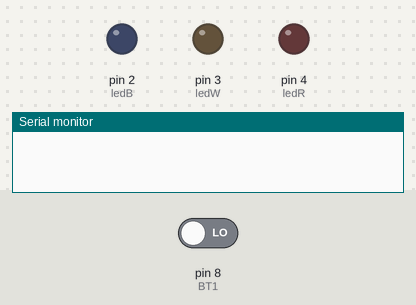
The sketch below on a simulated Arduino Uno, built with avr-gcc and run on an emulated ATmega328P. Shown: output pins drawn as LEDs (lit = HIGH), the last lines printed to the serial monitor. The test bench sets the inputs (shaded band); at power-on: pin 8 (BT1) LOW.

Above: at 1.2 s.
1.3 s: pin 8 (BT1) driven HIGH
At 2.1 s:
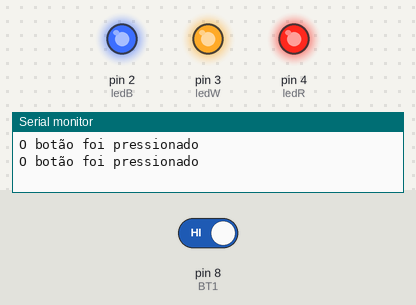
Timing chart, 0 to 4.3 s (numbered marks = the images above; inputs shaded):
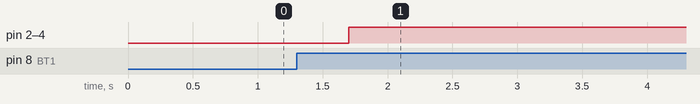

The sketch:

aula03_flag.ino
```cpp
// Atribuir nomes aos pinos
// Botões 1 e 2
#define BT1 8
#define BT2 9
#define BT3 10
// LEDs
#define ledB 2
#define ledW 3
#define ledR 4
#define ledG 5

bool statusBTprof, flag1;

// bool statusBT1;
// bool statusBT1 = digitalRead(BT1);
bool statusBT2 = digitalRead(BT1);
bool statusBT3 = digitalRead(BT1);

int contador; // variável do tipo inteiro ---> 2^16 = 65.536 (64k)

void setup() {
  Serial.begin(9600);
  // Configurar o sentido dos pinos de I/O
  pinMode(BT1, INPUT);
  pinMode(BT2, INPUT);
  pinMode(BT3, INPUT);

  pinMode(ledB, OUTPUT);
  pinMode(ledW, OUTPUT);
  pinMode(ledR, OUTPUT);

  // exProf();
  // ex6();
}

// Rotina principal
void loop() {
  // piscaRB(); // rb vai piscar sempre

  statusBTprof = digitalRead(BT1);
  delay(100); // minimizar o efeito debounce

  if(statusBTprof == 1 && flag1 == 0){
    flag1 == 1;
    Serial.println("O botão foi pressionado");
    delay(300);
    allOn();
    // Foi detectada a borda de subida
  }

  if(statusBTprof == 0 && flag1 == 1){
    Serial.println("O botão foi solto");
    flag1 == 0;
    delay(300);
    allOff();
    // Foi detectada a borda de descida
  }

  // ex7();

}

void piscaRB(){
  digitalWrite(ledB, HIGH);
  digitalWrite(ledR, LOW);
  delay(250);
  digitalWrite(ledR, HIGH);
  digitalWrite(ledB, LOW);
  delay(250);
}

void piscaW(){
  digitalWrite(ledR, LOW);
  digitalWrite(ledW, HIGH);
  delay(350);
  digitalWrite(ledW, LOW);
  delay(350);
}

void piscaS6(){
  digitalWrite(ledB, HIGH);
  digitalWrite(ledW, HIGH);
  delay(350);
  digitalWrite(ledB, LOW);
  digitalWrite(ledW, LOW);
  delay(350);
}

void piscaA8(){
  digitalWrite(ledG, HIGH);
  digitalWrite(ledR, LOW);
  delay(250);
  digitalWrite(ledR, HIGH);
  digitalWrite(ledG, LOW);
  delay(250);
}

void piscaM9(){
  digitalWrite(ledG, HIGH);
  digitalWrite(ledR, HIGH);
  digitalWrite(ledB, LOW);
  digitalWrite(ledW, LOW);
  delay(1000);
  digitalWrite(ledB, HIGH);
  digitalWrite(ledW, HIGH);
  digitalWrite(ledR, LOW);
  digitalWrite(ledG, LOW);
  delay(1000);
}

void allOff(){
  digitalWrite(ledG, LOW);
  digitalWrite(ledR, LOW);
  digitalWrite(ledB, LOW);
  digitalWrite(ledW, LOW);
}

void allOn(){
  digitalWrite(ledG, HIGH);
  digitalWrite(ledR, HIGH);
  digitalWrite(ledB, HIGH);
  digitalWrite(ledW, HIGH);
}

void exProf(){
  for(int i = 0; i < 10; i++){
    Serial.println(i);
    piscaW();
  }

  Serial.println("Fim da inicializacao");
  delay(2000);
}

void ex6(){
  for(int i = 0; i < 6; i++){
    Serial.println(i);
    piscaS6();
  }

  Serial.println("Fim da inicializacao");
}

void ex7(){
    if(statusBT2 == HIGH){ // se o botão foi pressionado
      Serial.println("BT2 Ligado!!! :D");
      piscaS6();
    }
    else if(digitalRead(BT2) == HIGH){
      piscaA8();
    }
    else if(digitalRead(BT3) == HIGH){
      piscaM9();
    }
    else{
      allOff();
    }
}
```

Measured:
- after the input at 1.3 s, pin 2 (ledB), pin 3 (ledW), pin 4 (ledR): LOW → HIGH after 0.40 s
